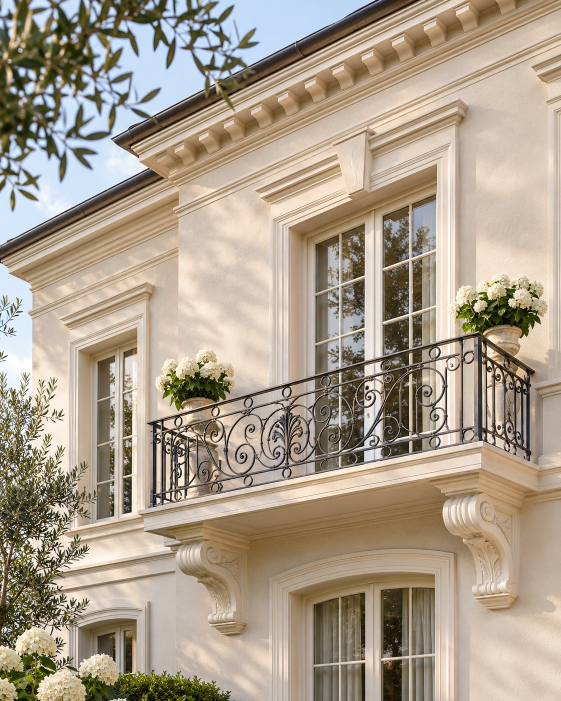
#> input picture decoflair-reel-exterior/assets/a-balcon.jpg, 1122 x 1402 px (shown at 1/2 size)
$ python -i reel_ncl107_foto.py   (imports and definitions only)
#> lines starting #> are read from the running program, lines starting #| are printed output that depends on the picture
"""Compose the NCL107 spot from catalog imagery and two real exterior projects."""
import argparse
from pathlib import Path
import subprocess
import tempfile

from PIL import Image, ImageDraw, ImageEnhance, ImageOps

from reel_ncl107_lumina import ASSETS, ROOT, font, soundtrack

WIDTH, HEIGHT = 1080, 1920
SIZE = WIDTH, HEIGHT
FPS = 24
INK = "#1c1916"
LIGHT = "#f5eddf"
GOLD = "#d3ad7a"
PAPER = "#f1ede4"
BROWN = "#514438"
EXTRANET_ID = "NMC_02_003087_original.jpg"
STEM = "decoflair-ncl107-foto-ads-15s"


def load(path):
    with Image.open(path) as original:
        return ImageOps.exif_transpose(original).convert("RGB")


# [4 lines left out: function crop, not called in this run]


def label(draw, x, y, wording, color=LIGHT):
    draw.text((x, y), wording, font=font("bold", 28), fill=color, anchor="lt")


def title(draw, x, y, wording, size, color=LIGHT):
    draw.text((x, y), wording, font=font("serif", size), fill=color, anchor="lt")


# [35 lines left out: functions marked_background, product_frame, not called in this run]


def final_frame(photo):
    frame = Image.new("RGB", SIZE, INK)
    draw = ImageDraw.Draw(frame)
    label(draw, 100, 295, "DECO & FLAIR")
    horizon = crop(photo, (.120, .027, .955, .868), (1080, 724))
    frame.paste(horizon, (0, 402))
    draw.line((100, 1166, 980, 1166), fill="#514339", width=1)
    title(draw, 94, 1218, "Comandă", 91)
    draw.text((458, 1230), "NCL107", font=font("bold", 72), fill=LIGHT, anchor="lt")
    draw.text((103, 1355), "decoflair.ro", font=font("bold", 40), fill=GOLD, anchor="lt")
    return frame


# [45 lines left out: function build, not called in this run]


# [9 lines not run here, left out]

>>> import cv2
>>> picture = cv2.imread('assets/a-balcon.jpg', cv2.IMREAD_GRAYSCALE)
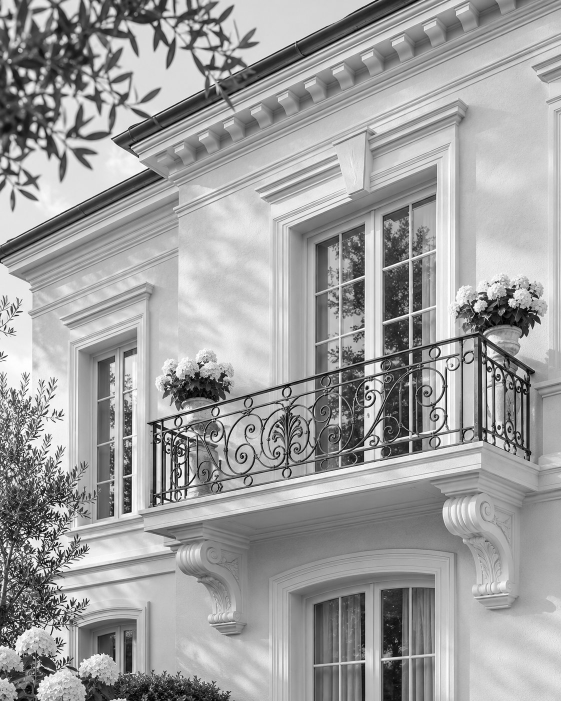
#> picture: shape (1402, 1122) (shown at 1/2 size); min 0, max 255, mean 159.6
>>> result = final_frame(picture)
#> in final_frame, `frame = Image.new("RGB", SIZE, INK)`:
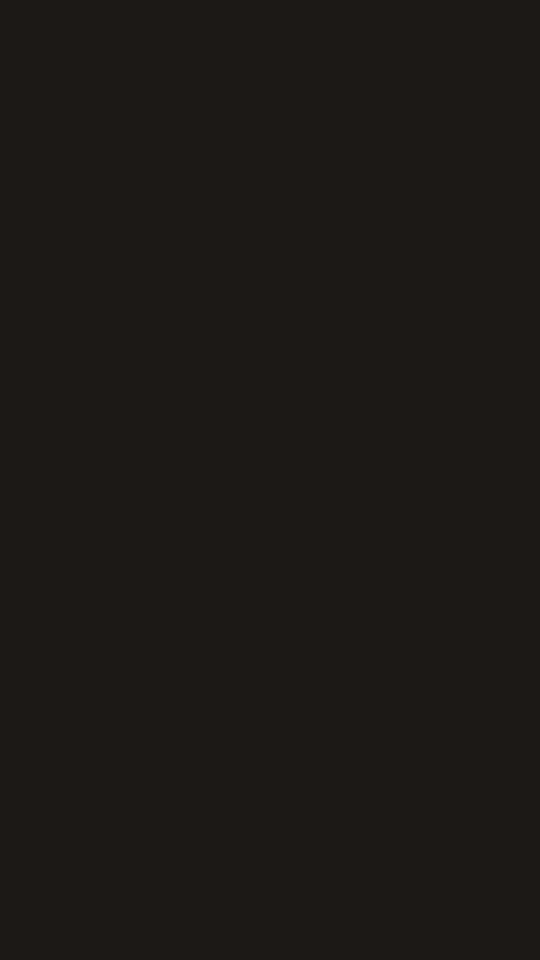
#> frame: PIL image 1080x1920 RGB (shown at 1/2 size); mean R, G, B 28, 25, 22
#> (the run stopped early here; a loop or call above may not have finished)
